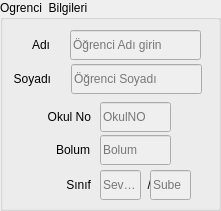
       <widget class="QGroupBox" name="groupBox_38">
        <property name="geometry">
         <rect>
          <x>160</x>
          <y>20</y>
          <width>221</width>
          <height>211</height>
         </rect>
        </property>
        <property name="title">
         <string>Ogrenci  Bilgileri</string>
        </property>
        <widget class="QLabel" name="label_153">
         <property name="geometry">
          <rect>
           <x>29</x>
           <y>30</y>
           <width>21</width>
           <height>29</height>
          </rect>
         </property>
         <property name="midLineWidth">
          <number>0</number>
         </property>
         <property name="text">
          <string>Adı</string>
         </property>
         <property name="alignment">
          <set>Qt::AlignRight|Qt::AlignTrailing|Qt::AlignVCenter</set>
         </property>
        </widget>
        <widget class="QLineEdit" name="lineEdit_103">
         <property name="enabled">
          <bool>false</bool>
         </property>
         <property name="geometry">
          <rect>
           <x>71</x>
           <y>64</y>
           <width>131</width>
           <height>30</height>
          </rect>
         </property>
         <property name="palette">
          <palette>
           <active>
            <colorrole role="Text">
             <brush brushstyle="SolidPattern">
              <color alpha="255">
               <red>0</red>
               <green>0</green>
               <blue>0</blue>
              </color>
             </brush>
            </colorrole>
            <colorrole role="PlaceholderText">
             <brush brushstyle="SolidPattern">
              <color alpha="128">
               <red>0</red>
               <green>0</green>
               <blue>0</blue>
              </color>
             </brush>
            </colorrole>
           </active>
           <inactive>
            <colorrole role="Text">
             <brush brushstyle="SolidPattern">
              <color alpha="255">
               <red>0</red>
               <green>0</green>
               <blue>0</blue>
              </color>
             </brush>
            </colorrole>
            <colorrole role="PlaceholderText">
             <brush brushstyle="SolidPattern">
              <color alpha="128">
               <red>0</red>
               <green>0</green>
               <blue>0</blue>
              </color>
             </brush>
            </colorrole>
           </inactive>
           <disabled>
            <colorrole role="Text">
             <brush brushstyle="SolidPattern">
              <color alpha="255">
               <red>0</red>
               <green>0</green>
               <blue>0</blue>
              </color>
             </brush>
            </colorrole>
            <colorrole role="PlaceholderText">
             <brush brushstyle="SolidPattern">
              <color alpha="128">
               <red>0</red>
               <green>0</green>
               <blue>0</blue>
              </color>
             </brush>
            </colorrole>
           </disabled>
          </palette>
         </property>
         <property name="text">
          <string/>
         </property>
         <property name="maxLength">
          <number>20</number>
         </property>
         <property name="placeholderText">
          <string>Öğrenci Soyadı</string>
         </property>
        </widget>
        <widget class="QLineEdit" name="lineEdit_104">
         <property name="enabled">
          <bool>false</bool>
         </property>
         <property name="geometry">
          <rect>
           <x>70</x>
           <y>30</y>
           <width>131</width>
           <height>30</height>
          </rect>
         </property>
         <property name="palette">
          <palette>
           <active>
            <colorrole role="Text">
             <brush brushstyle="SolidPattern">
              <color alpha="255">
               <red>0</red>
               <green>0</green>
               <blue>0</blue>
              </color>
             </brush>
            </colorrole>
            <colorrole role="PlaceholderText">
             <brush brushstyle="SolidPattern">
              <color alpha="128">
               <red>0</red>
               <green>0</green>
               <blue>0</blue>
              </color>
             </brush>
            </colorrole>
           </active>
           <inactive>
            <colorrole role="Text">
             <brush brushstyle="SolidPattern">
              <color alpha="255">
               <red>0</red>
               <green>0</green>
               <blue>0</blue>
              </color>
             </brush>
            </colorrole>
            <colorrole role="PlaceholderText">
             <brush brushstyle="SolidPattern">
              <color alpha="128">
               <red>0</red>
               <green>0</green>
               <blue>0</blue>
              </color>
             </brush>
            </colorrole>
           </inactive>
           <disabled>
            <colorrole role="Text">
             <brush brushstyle="SolidPattern">
              <color alpha="255">
               <red>0</red>
               <green>0</green>
               <blue>0</blue>
              </color>
             </brush>
            </colorrole>
            <colorrole role="PlaceholderText">
             <brush brushstyle="SolidPattern">
              <color alpha="128">
               <red>0</red>
               <green>0</green>
               <blue>0</blue>
              </color>
             </brush>
            </colorrole>
           </disabled>
          </palette>
         </property>
         <property name="text">
          <string/>
         </property>
         <property name="maxLength">
          <number>30</number>
         </property>
         <property name="readOnly">
          <bool>false</bool>
         </property>
         <property name="placeholderText">
          <string>Öğrenci Adı girin</string>
         </property>
         <property name="clearButtonEnabled">
          <bool>false</bool>
         </property>
        </widget>
        <widget class="QLabel" name="label_154">
         <property name="geometry">
          <rect>
           <x>10</x>
           <y>64</y>
           <width>41</width>
           <height>29</height>
          </rect>
         </property>
         <property name="midLineWidth">
          <number>0</number>
         </property>
         <property name="text">
          <string>Soyadı</string>
         </property>
         <property name="alignment">
          <set>Qt::AlignRight|Qt::AlignTrailing|Qt::AlignVCenter</set>
         </property>
        </widget>
        <widget class="QLabel" name="label_155">
         <property name="geometry">
          <rect>
           <x>40</x>
           <y>102</y>
           <width>51</width>
           <height>29</height>
          </rect>
         </property>
         <property name="midLineWidth">
          <number>0</number>
         </property>
         <property name="text">
          <string>Okul No</string>
         </property>
         <property name="alignment">
          <set>Qt::AlignRight|Qt::AlignTrailing|Qt::AlignVCenter</set>
         </property>
        </widget>
        <widget class="QLineEdit" name="lineEdit_105">
         <property name="enabled">
          <bool>false</bool>
         </property>
         <property name="geometry">
          <rect>
           <x>100</x>
           <y>102</y>
           <width>71</width>
           <height>30</height>
          </rect>
         </property>
         <property name="palette">
          <palette>
           <active>
            <colorrole role="Text">
             <brush brushstyle="SolidPattern">
              <color alpha="255">
               <red>0</red>
               <green>0</green>
               <blue>0</blue>
              </color>
             </brush>
            </colorrole>
            <colorrole role="PlaceholderText">
             <brush brushstyle="SolidPattern">
              <color alpha="128">
               <red>0</red>
               <green>0</green>
               <blue>0</blue>
              </color>
             </brush>
            </colorrole>
           </active>
           <inactive>
            <colorrole role="Text">
             <brush brushstyle="SolidPattern">
              <color alpha="255">
               <red>0</red>
               <green>0</green>
               <blue>0</blue>
              </color>
             </brush>
            </colorrole>
            <colorrole role="PlaceholderText">
             <brush brushstyle="SolidPattern">
              <color alpha="128">
               <red>0</red>
               <green>0</green>
               <blue>0</blue>
              </color>
             </brush>
            </colorrole>
           </inactive>
           <disabled>
            <colorrole role="Text">
             <brush brushstyle="SolidPattern">
              <color alpha="255">
               <red>0</red>
               <green>0</green>
               <blue>0</blue>
              </color>
             </brush>
            </colorrole>
            <colorrole role="PlaceholderText">
             <brush brushstyle="SolidPattern">
              <color alpha="128">
               <red>0</red>
               <green>0</green>
               <blue>0</blue>
              </color>
             </brush>
            </colorrole>
           </disabled>
          </palette>
         </property>
         <property name="maxLength">
          <number>5</number>
         </property>
         <property name="placeholderText">
          <string>OkulNO</string>
         </property>
        </widget>
        <widget class="QLineEdit" name="lineEdit_106">
         <property name="enabled">
          <bool>false</bool>
         </property>
         <property name="geometry">
          <rect>
           <x>100</x>
           <y>135</y>
           <width>71</width>
           <height>30</height>
          </rect>
         </property>
         <property name="palette">
          <palette>
           <active>
            <colorrole role="Text">
             <brush brushstyle="SolidPattern">
              <color alpha="255">
               <red>0</red>
               <green>0</green>
               <blue>0</blue>
              </color>
             </brush>
            </colorrole>
            <colorrole role="PlaceholderText">
             <brush brushstyle="SolidPattern">
              <color alpha="128">
               <red>0</red>
               <green>0</green>
               <blue>0</blue>
              </color>
             </brush>
            </colorrole>
           </active>
           <inactive>
            <colorrole role="Text">
             <brush brushstyle="SolidPattern">
              <color alpha="255">
               <red>0</red>
               <green>0</green>
               <blue>0</blue>
              </color>
             </brush>
            </colorrole>
            <colorrole role="PlaceholderText">
             <brush brushstyle="SolidPattern">
              <color alpha="128">
               <red>0</red>
               <green>0</green>
               <blue>0</blue>
              </color>
             </brush>
            </colorrole>
           </inactive>
           <disabled>
            <colorrole role="Text">
             <brush brushstyle="SolidPattern">
              <color alpha="255">
               <red>0</red>
               <green>0</green>
               <blue>0</blue>
              </color>
             </brush>
            </colorrole>
            <colorrole role="PlaceholderText">
             <brush brushstyle="SolidPattern">
              <color alpha="128">
               <red>0</red>
               <green>0</green>
               <blue>0</blue>
              </color>
             </brush>
            </colorrole>
           </disabled>
          </palette>
         </property>
         <property name="maxLength">
          <number>4</number>
         </property>
         <property name="echoMode">
          <enum>QLineEdit::Normal</enum>
         </property>
         <property name="readOnly">
          <bool>false</bool>
         </property>
         <property name="placeholderText">
          <string>Bolum</string>
         </property>
        </widget>
        <widget class="QLabel" name="label_156">
         <property name="geometry">
          <rect>
           <x>39</x>
           <y>135</y>
           <width>51</width>
           <height>29</height>
          </rect>
         </property>
         <property name="midLineWidth">
          <number>0</number>
         </property>
         <property name="text">
          <string>Bolum</string>
         </property>
         <property name="alignment">
          <set>Qt::AlignRight|Qt::AlignTrailing|Qt::AlignVCenter</set>
         </property>
        </widget>
        <widget class="QLabel" name="label_157">
         <property name="geometry">
          <rect>
           <x>130</x>
           <y>170</y>
           <width>21</width>
           <height>30</height>
          </rect>
         </property>
         <property name="midLineWidth">
          <number>0</number>
         </property>
         <property name="text">
          <string>/</string>
         </property>
         <property name="alignment">
          <set>Qt::AlignRight|Qt::AlignTrailing|Qt::AlignVCenter</set>
         </property>
        </widget>
        <widget class="QLineEdit" name="lineEdit_107">
         <property name="enabled">
          <bool>false</bool>
         </property>
         <property name="geometry">
          <rect>
           <x>100</x>
           <y>170</y>
           <width>41</width>
           <height>30</height>
          </rect>
         </property>
         <property name="palette">
          <palette>
           <active>
            <colorrole role="Text">
             <brush brushstyle="SolidPattern">
              <color alpha="255">
               <red>0</red>
               <green>0</green>
               <blue>0</blue>
              </color>
             </brush>
            </colorrole>
            <colorrole role="PlaceholderText">
             <brush brushstyle="SolidPattern">
              <color alpha="128">
               <red>0</red>
               <green>0</green>
               <blue>0</blue>
              </color>
             </brush>
            </colorrole>
           </active>
           <inactive>
            <colorrole role="Text">
             <brush brushstyle="SolidPattern">
              <color alpha="255">
               <red>0</red>
               <green>0</green>
               <blue>0</blue>
              </color>
             </brush>
            </colorrole>
            <colorrole role="PlaceholderText">
             <brush brushstyle="SolidPattern">
              <color alpha="128">
               <red>0</red>
               <green>0</green>
               <blue>0</blue>
              </color>
             </brush>
            </colorrole>
           </inactive>
           <disabled>
            <colorrole role="Text">
             <brush brushstyle="SolidPattern">
              <color alpha="255">
               <red>0</red>
               <green>0</green>
               <blue>0</blue>
              </color>
             </brush>
            </colorrole>
            <colorrole role="PlaceholderText">
             <brush brushstyle="SolidPattern">
              <color alpha="128">
               <red>0</red>
               <green>0</green>
               <blue>0</blue>
              </color>
             </brush>
            </colorrole>
           </disabled>
          </palette>
         </property>
         <property name="echoMode">
          <enum>QLineEdit::Normal</enum>
         </property>
         <property name="readOnly">
          <bool>false</bool>
         </property>
         <property name="placeholderText">
          <string>Seviye</string>
         </property>
        </widget>
        <widget class="QLineEdit" name="lineEdit_108">
         <property name="enabled">
          <bool>false</bool>
         </property>
         <property name="geometry">
          <rect>
           <x>150</x>
           <y>170</y>
           <width>41</width>
           <height>30</height>
          </rect>
         </property>
         <property name="palette">
          <palette>
           <active>
            <colorrole role="Text">
             <brush brushstyle="SolidPattern">
              <color alpha="255">
               <red>0</red>
               <green>0</green>
               <blue>0</blue>
              </color>
             </brush>
            </colorrole>
            <colorrole role="PlaceholderText">
             <brush brushstyle="SolidPattern">
              <color alpha="128">
               <red>0</red>
               <green>0</green>
               <blue>0</blue>
              </color>
             </brush>
            </colorrole>
           </active>
           <inactive>
            <colorrole role="Text">
             <brush brushstyle="SolidPattern">
              <color alpha="255">
               <red>0</red>
               <green>0</green>
               <blue>0</blue>
              </color>
             </brush>
            </colorrole>
            <colorrole role="PlaceholderText">
             <brush brushstyle="SolidPattern">
              <color alpha="128">
               <red>0</red>
               <green>0</green>
               <blue>0</blue>
              </color>
             </brush>
            </colorrole>
           </inactive>
           <disabled>
            <colorrole role="Text">
             <brush brushstyle="SolidPattern">
              <color alpha="255">
               <red>0</red>
               <green>0</green>
               <blue>0</blue>
              </color>
             </brush>
            </colorrole>
            <colorrole role="PlaceholderText">
             <brush brushstyle="SolidPattern">
              <color alpha="128">
               <red>0</red>
               <green>0</green>
               <blue>0</blue>
              </color>
             </brush>
            </colorrole>
           </disabled>
          </palette>
         </property>
         <property name="echoMode">
          <enum>QLineEdit::Normal</enum>
         </property>
         <property name="readOnly">
          <bool>false</bool>
         </property>
         <property name="placeholderText">
          <string>Sube</string>
         </property>
        </widget>
        <widget class="QLabel" name="label_158">
         <property name="geometry">
          <rect>
           <x>50</x>
           <y>170</y>
           <width>41</width>
           <height>30</height>
          </rect>
         </property>
         <property name="midLineWidth">
          <number>0</number>
         </property>
         <property name="text">
          <string>Sınıf</string>
         </property>
         <property name="alignment">
          <set>Qt::AlignRight|Qt::AlignTrailing|Qt::AlignVCenter</set>
         </property>
        </widget>
       </widget>
